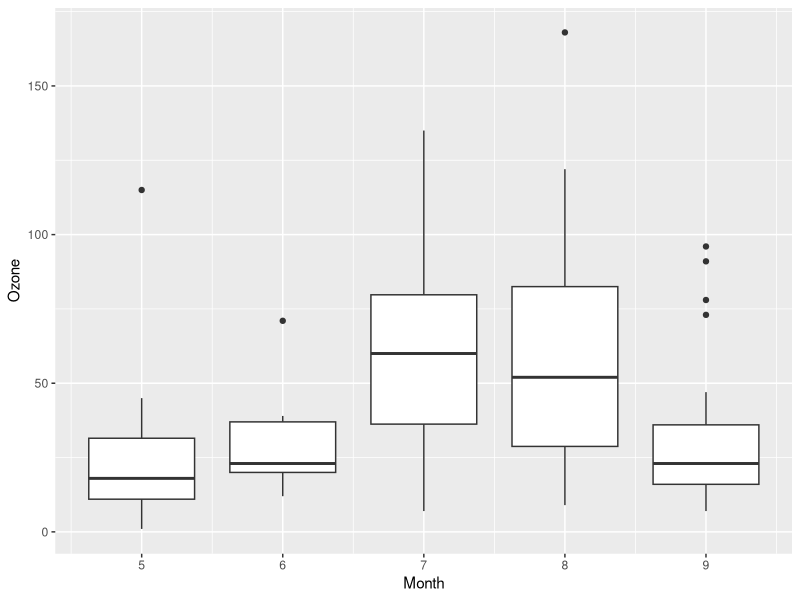
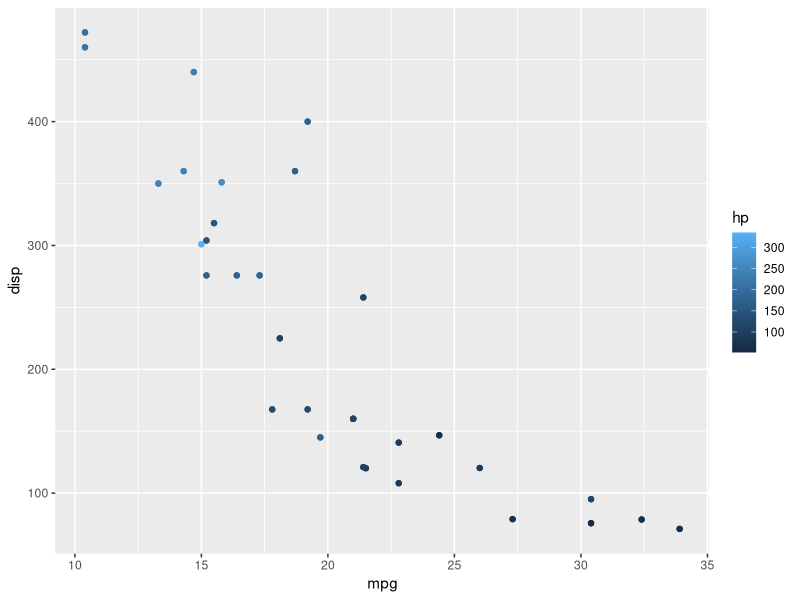
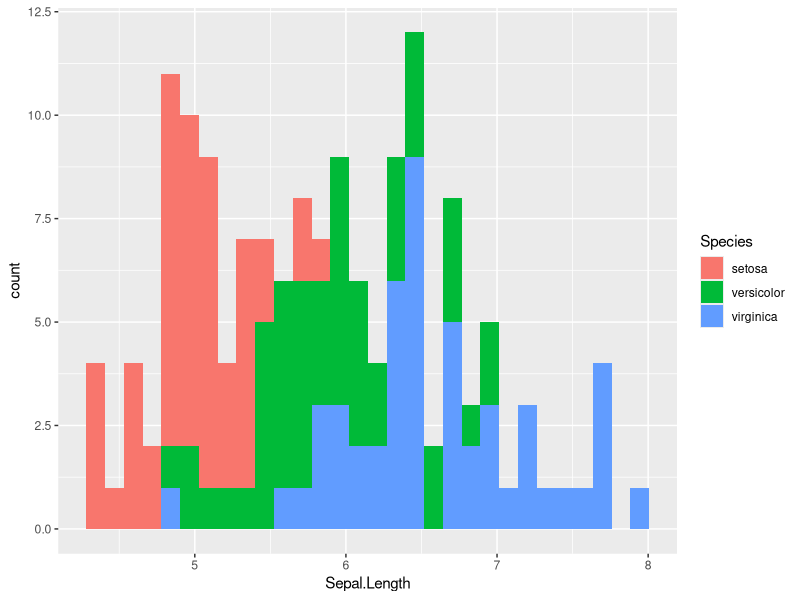
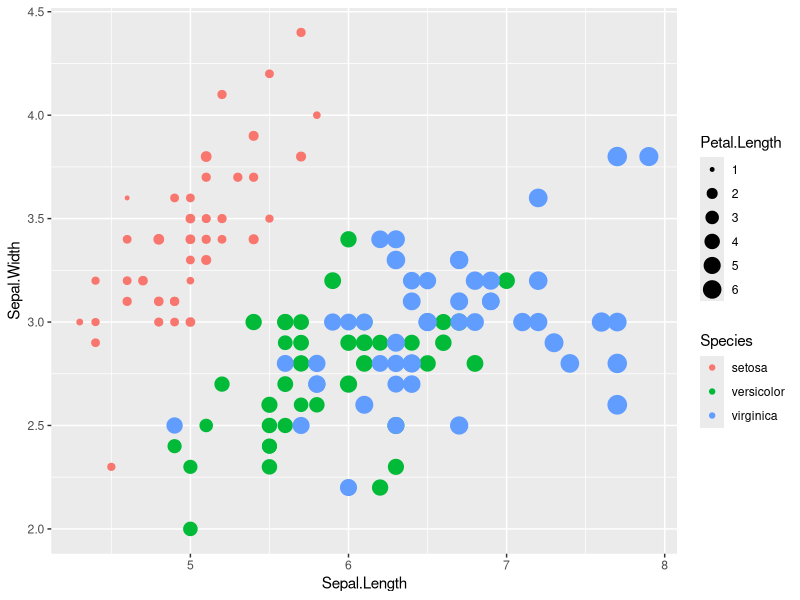

The R source for these figures, in order:
#1
library(ggplot2)
ggplot(airquality, aes(group = Month, x = Month, y = Ozone))+
  geom_boxplot()
#2
plot1 <- ggplot(mtcars, aes(mpg, disp,col=hp))
plot1 <- plot1 + geom_point() +
  geom_point()
#+ scale_colour_gradient(low = "blue")
plot1
#3
ggplot(iris, aes(Sepal.Length, fill = Species)) + geom_histogram()
#4
ggplot(iris, aes(Sepal.Length, Sepal.Width, col = Species, size = Petal.Length)) +
   geom_point()